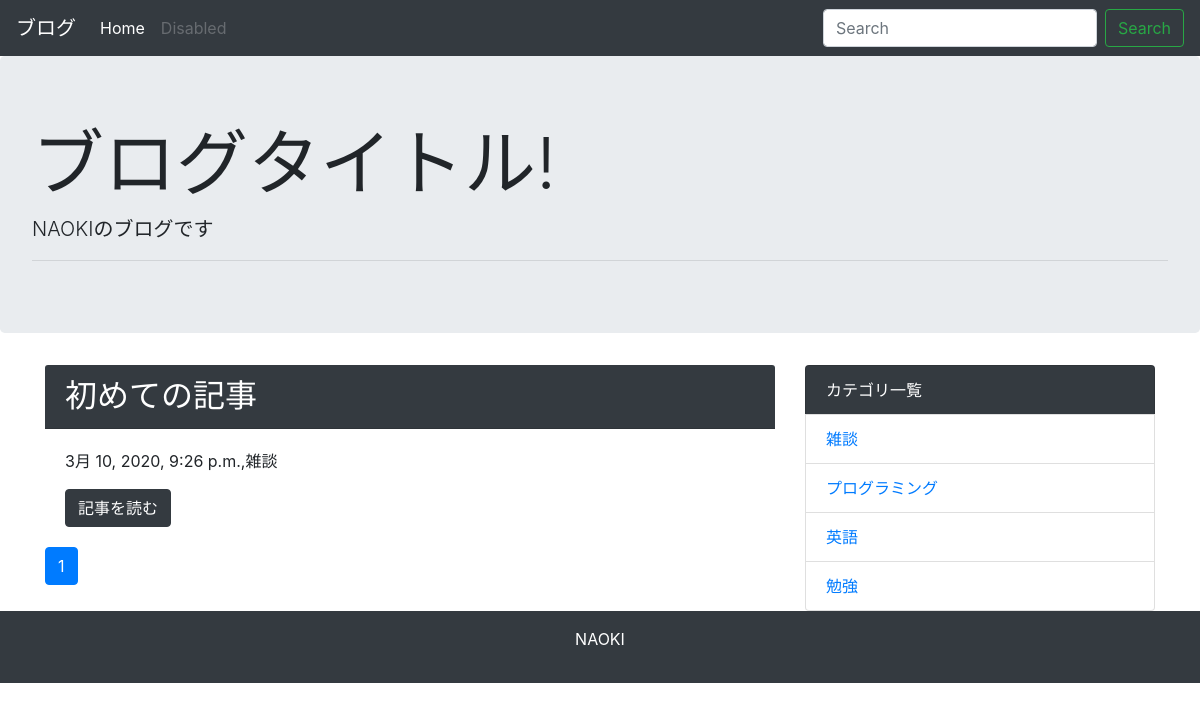
Page /category/1/ on the committed database.
### blog/models.py (models this page shows, shortened)
class Post(models.Model):
    title = models.CharField("タイトル",max_length = 50)
    text = models.TextField("本文")
    created_at = models.DateTimeField("作成日",default = timezone.now)
    category = models.ForeignKey(Category, verbose_name='カテゴリ', on_delete=models.PROTECT)

class Category(models.Model):
    name = models.CharField("カテゴリ名", max_length = 20)
    cerated_at = models.DateTimeField("作成日",default = timezone.now)
    def __str__(self):
        return self.name

### blog/views.py (the view)
# urls.py: path('category/<int:pk>/', views.CategoryView.as_view(), name='category'),
class CategoryView(generic.ListView):
    model = Post
    paginate_by = 10
    def get_queryset(self):
        category_pk = self.kwargs['pk']
        queryset = Post.objects.order_by("-created_at").filter(category__pk = category_pk)
        return queryset

### blog/context_processors.py (called while the page is built)
def common(request):
    context = {
        'category_list':Category.objects.all(),
    }
    return context

### blog/templatetags/mytag.py (called while the page is built)
@register.simple_tag
def url_replace(request, field, value):
    url_dict = request.GET.copy()
    url_dict[field] = value
    return url_dict.urlencode()

### blog/templates/blog/post_list.html
{% extends 'blog/base.html' %}
{% block content %}
{% for post in post_list %}
<div class="card　mb-3">
    <h2 class="card-header bg-dark text-white">{{post.title}}</h2>
    <div class="card-body">
      <p>{{post.created_at}},{{post.category}}</p>
      <a href="{% url 'blog:detail' post.pk %}" class="btn btn-dark">記事を読む</a>
    </div>
  </div>
{% endfor %}
{% include 'blog/page.html' %}
{% endblock %}

### blog/templates/blog/base.html (shortened to what this page needs)
<!doctype html>
<html lang="ja">
  <head>
    <link rel="stylesheet" href="https://maxcdn.bootstrapcdn.com/bootstrap/4.0.0-beta.2/css/bootstrap.min.css">
  </head>
  <body>
    <nav class="navbar navbar-expand-lg navbar-dark bg-dark">
      <a class="navbar-brand" href="#">ブログ</a>
      <div class="collapse navbar-collapse" id="navbarSupportedContent">
        <ul class="navbar-nav mr-auto">
          <li class="nav-item active">
            <a class="nav-link" href="{% url 'blog:index' %}">Home</a>
          </li>
          <li class="nav-item">
            <a class="nav-link disabled" href="#">Disabled</a>
          </li>
        </ul>
        <form class="form-inline my-2 my-lg-0" method="GET" action=" {% url 'blog:index' %}">
          <input class="form-control mr-sm-2" type="text" placeholder="Search" aria-label="Search" name="keyword">
          <button class="btn btn-outline-success my-2 my-sm-0" type="submit">Search</button>
        </form>
      </div>
    </nav>
    <div class="jumbotron">
      <h1 class="display-3">ブログタイトル!</h1>
      <p class="lead">NAOKIのブログです</p>
      <hr class="my-2">
    </div>
    <div class="container">
     <div class = "row">
       <div class = "col-md-8">
        {% block content %}
        {% endblock %}
       </div>
       <div class = "col-md-4">
        <ul class="list-group">
          <li class="list-group-item bg-dark text-white">カテゴリ一覧</li>
          {% for category in category_list %}
           <li class="list-group-item"><a href="{% url 'blog:category' category.pk%}">{{ category }}</a></li>
          {% endfor %}
        </ul>
       </div>
      </div>
    </div>
    <footer class = "bg-dark text-white text-center py-3">
      <p>NAOKI</p>
    </footer>
  </body>
</html>

### rows in the picture
Post: title "初めての記事", created_at "3月 10, 2020, 9:26 p.m.", category "雑談"
Category: name "雑談"
Category: name "プログラミング"
Category: name "英語"
Category: name "勉強"

### other values in the picture
{{ link_page }} "1"
